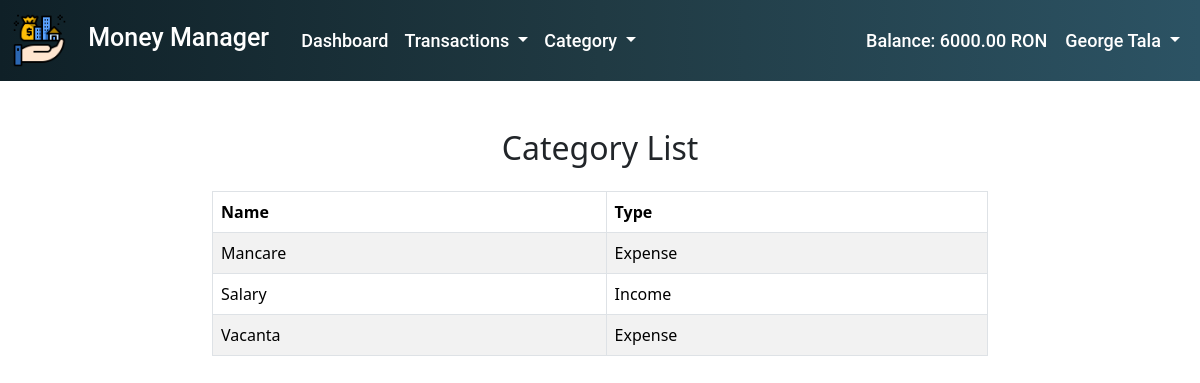
Screenshot of /list_category/ (signed in) with the database file from the repository.
### categories/models.py (models this page shows, shortened)
class UserCategory(models.Model):
    user = models.ForeignKey(User, on_delete=models.CASCADE, null=True)
    name = models.CharField(max_length=100)
    is_income = models.BooleanField(choices=is_income_choices,default=False)  # Venituri vs Cheltuieli
    created_at = models.DateTimeField(auto_now_add=True)
    updated_at = models.DateTimeField(auto_now=True)

### categories/views.py (the view)
# urls.py: path('list_category/', views.CategoryListView.as_view(), name='list-category'),
class CategoryListView(LoginRequiredMixin, ListView):
    template_name = 'categories/list_category.html'
    model = UserCategory
    context_object_name = 'all_categories'
    def get_queryset(self):
        return UserCategory.objects.filter(user=self.request.user)
    def get_context_data(self, **kwargs):
        data = super().get_context_data(**kwargs)
        data['user'] = self.request.user
        return data

### MoneyManager/context_processors.py (called while the page is built)
def transactions_context(request):
    context = {}
    if request.user.is_authenticated:
        incomes = UserTransactions.objects.filter(user=request.user, category__is_income=True)
        total_income = sum(income.amount for income in incomes)
        expenses = UserTransactions.objects.filter(user=request.user, category__is_income=False)
        total_expense = sum(expense.amount for expense in expenses)
        total_money = total_income - total_expense
        first_name = request.user.first_name
        last_name = request.user.last_name
        fullname = f"{first_name} {last_name}"
        context = {
            'total_money': total_money,
            'full_name': fullname,
        }
    return context

### templates/categories/list_category.html (shortened to what this page needs)
{% extends 'base.html' %}
{% block content %}
    <div class="container-fluid py-5">
        <div class="row">
            <div class="col-md-8 offset-2">
                <h2 class="text-center mb-4">Category List</h2>
                <table class="table table-striped table-bordered">
                    <thead class="thead-dark">
                        <tr>
                            <th>Name</th>
                            <th>Type</th>
                        </tr>
                    </thead>
                    <tbody>
                        {% for category in all_categories %}
                            <tr>
                                <td>{{ category.name }}</td>
                                <td>{{ category.get_is_income_display }}</td>
                            </tr>
                        {% endfor %}
                    </tbody>
                </table>
            </div>
        </div>
    </div>
{% endblock %}

### rows the page displays
UserCategory: name "Mancare", is_income "Expense"
UserCategory: name "Salary", is_income "Income"
UserCategory: name "Vacanta", is_income "Expense"

### other values shown
{{ total_money }} "6000.00"
{{ full_name }} "George Tala"
